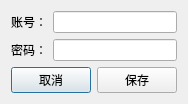
<?xml version="1.0" encoding="UTF-8"?>
<ui version="4.0">
 <class>frmUserAdd</class>
 <widget class="QDialog" name="frmUserAdd">
  <property name="geometry">
   <rect>
    <x>0</x>
    <y>0</y>
    <width>174</width>
    <height>93</height>
   </rect>
  </property>
  <property name="windowTitle">
   <string>Dialog</string>
  </property>
  <layout class="QGridLayout" name="gridLayout_2">
   <item row="0" column="0">
    <widget class="QLabel" name="lab_user">
     <property name="text">
      <string>账号：</string>
     </property>
    </widget>
   </item>
   <item row="0" column="1">
    <widget class="QLineEdit" name="txt_user"/>
   </item>
   <item row="1" column="0">
    <widget class="QLabel" name="lab_password">
     <property name="text">
      <string>密码：</string>
     </property>
    </widget>
   </item>
   <item row="1" column="1">
    <widget class="QLineEdit" name="txt_password"/>
   </item>
   <item row="2" column="0" colspan="2">
    <widget class="QWidget" name="widget" native="true">
     <layout class="QGridLayout" name="gridLayout">
      <property name="leftMargin">
       <number>0</number>
      </property>
      <property name="topMargin">
       <number>0</number>
      </property>
      <property name="rightMargin">
       <number>0</number>
      </property>
      <property name="bottomMargin">
       <number>0</number>
      </property>
      <property name="horizontalSpacing">
       <number>6</number>
      </property>
      <item row="0" column="0">
       <widget class="QPushButton" name="btn_cancel">
        <property name="text">
         <string>取消</string>
        </property>
       </widget>
      </item>
      <item row="0" column="1">
       <widget class="QPushButton" name="btn_ok">
        <property name="text">
         <string>保存</string>
        </property>
       </widget>
      </item>
     </layout>
    </widget>
   </item>
  </layout>
 </widget>
 <resources/>
 <connections/>
</ui>
